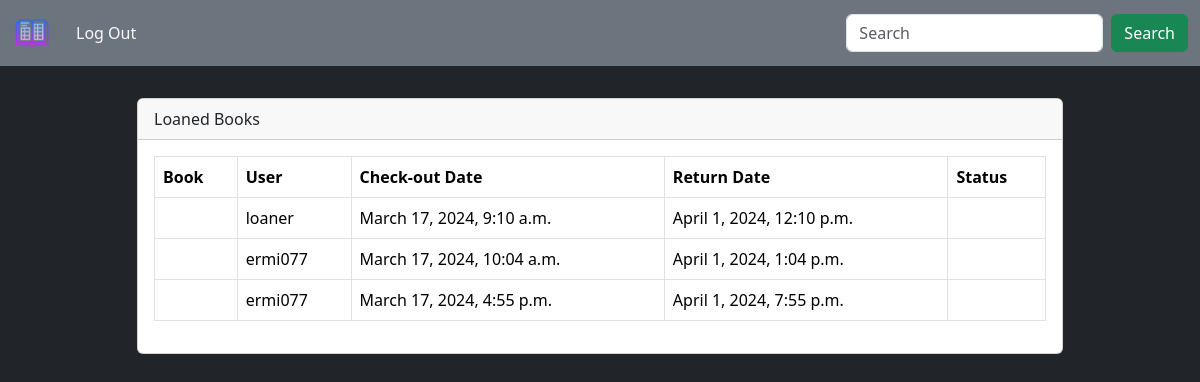
The page /logged/loaned_books/ (signed in) on the database its author committed.
### library/models.py (models this page shows, shortened)
class Loan(models.Model):
    book = models.ForeignKey(Book , on_delete = models.CASCADE)
    user = models.ForeignKey(MyUser , on_delete = models.CASCADE)
    check_out_date = models.DateTimeField(auto_now_add=True)
    return_date = models.DateTimeField(default = expiry)

### users/models.py (models this page shows)
class MyUser(AbstractUser):
    phone_number = models.CharField(max_length = 11 , null = True , unique = True , blank = True)
    adress = models.CharField(max_length = 50)

### library/views.py (the view)
# urls.py: path('loaned_books/' , views.loaned_books , name = 'loaned-book-link'),
@login_required
def loaned_books(request ):
    loaned_books = Loan.objects.all()
    return render(request, 'logged/loanedBooks.html', {'loaned_books': loaned_books})

### templates/logged/loanedBooks.html (shortened to what this page needs)
{% extends "themes/main.html" %}
{% block content %}
<div class="container">
    <div class="row justify-content-center">
        <div class="col-md-10">
            <div class="card">
                <div class="card-header">Loaned Books</div>
                <div class="card-body">
                    <div class="table-responsive">
                        <table class="table table-bordered">
                            <thead>
                                <tr>
                                    <th>Book</th>
                                    <th>User</th>
                                    <th>Check-out Date</th>
                                    <th>Return Date</th>
                                    <th>Status</th>
                                </tr>
                            </thead>
                            <tbody>
                                {% for loan in loaned_books %}
                                <tr>
                                    <td>{{ loan.book.title }}</td>
                                    <td>{{ loan.user.username }}</td>
                                    <td>{{ loan.check_out_date }}</td>
                                    <td>{{ loan.return_date }}</td>
                                    <td>{{ loan.status }}</td>
                                </tr>
                                {% endfor %}
                            </tbody>
                        </table>
                    </div>
                </div>
            </div>
        </div>
    </div>
</div>
{% endblock content %}

### rows shown on the page
Loan: user.username "loaner", check_out_date "March 17, 2024, 9:10 a.m.", return_date "April 1, 2024, 12:10 p.m."
Loan: user.username "ermi077", check_out_date "March 17, 2024, 10:04 a.m.", return_date "April 1, 2024, 1:04 p.m."
Loan: user.username "ermi077", check_out_date "March 17, 2024, 4:55 p.m.", return_date "April 1, 2024, 7:55 p.m."
